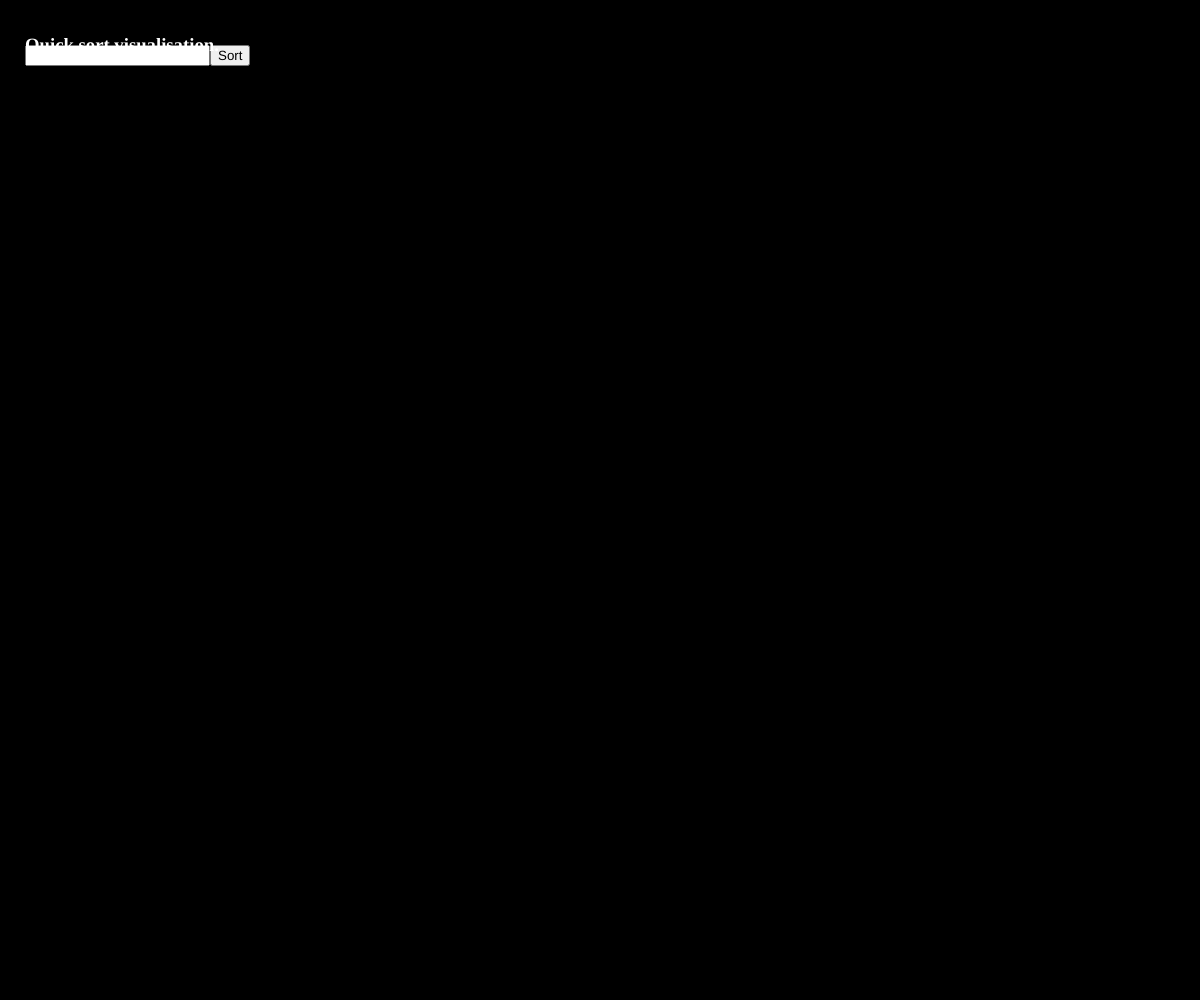
Frame 1 (no input)
Frame 60 (no input): identical to frame 1, image omitted
Frame 120 (the mouse pressed at the canvas centre since frame 60): identical to frame 1, image omitted

The p5.js sketch that drew this single still picture (run headless with seeded random() and noise() and a simulated clock; from frame 60 on, the mouse is pressed at the canvas centre):

// p5.js sketch
// ── sketch.js
let values = [];
let w = 100;
let beginSort = false;

let newInput;
let newButton;
let newText;

let states = [];

function setup() {
  createCanvas(windowWidth, windowHeight);
  setUpFields();
  

}

async function quickSort(arr, start, end) {
    if (start >= end) {
        return;
    }
    let index = await partition(arr, start, end);
    states[index] = -1;

    await Promise.all([
        quickSort(arr, start, index - 1),
        quickSort(arr, index + 1, end)
    ]);
}

async function partition(arr, start, end) {
    for (let i = start; i < end; i++) {
        states[i] = 1;
    }

    let pivotValue = arr[end];
    let pivotIndex = start;
    states[pivotIndex] = 0;
    for (let i = start; i < end; i++) {
        if (arr[i] < pivotValue) {
        await swap(arr, i, pivotIndex);
        states[pivotIndex] = -1;
        pivotIndex++;
        states[pivotIndex] = 0;
        }
    }
    await swap(arr, pivotIndex, end);

    for (let i = start; i < end; i++) {
        if (i != pivotIndex) {
        states[i] = -1;
        }
    }

    return pivotIndex;
}

function draw() {
  background(0);

  if (beginSort == true) {
    values = new Array(floor(w));
    for (let i = 0; i < values.length; i++) {
        values[i] = random(height);
        states[i] = -1;
    }
    quickSort(values, 0, values.length - 1);
    beginSort = false;
  }

  for (let i = 0; i < values.length; i++) {
    if (states[i] == 0) {
      stroke('#E0777D');
    } else if (states[i] == 1) {
      stroke('#D6FFB7');
    } else {
      stroke(255);
    }
    line((width/w)*i, height - values[i], (width/w)*i, windowHeight);
  }
}

async function swap(arr, a, b) {
        await sleep(1)
        let temp = arr[a];
        arr[a] = arr[b];
        arr[b] = temp;
}

function sleep(ms) {
  return new Promise(resolve => setTimeout(resolve, ms));
}

function setUpFields() {
    newInput = createInput();
    newInput.position(25, 45);

    newButton = createButton('Sort');
    newButton.position(newInput.x + newInput.width, 45);
    newButton.mousePressed(doSort);

    newText = createElement('h3', 'Quick sort visualisation.');
    newText.position(25, 15);
    newText.style('color: white');
}

function doSort() {
    w = newInput.value();
    console.log(w);
    beginSort = true;
}
